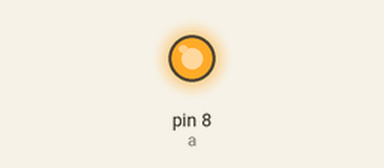
A sketch run on a simulated Arduino Uno, built with avr-gcc and run on an emulated ATmega328P. Parts: output pins drawn as LEDs (lit = HIGH).

Above: at 0.1 s.
Timing chart, 0 to 1.6 s (numbered marks = the images above):
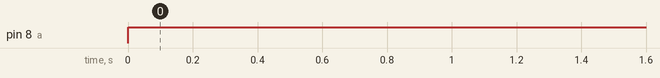

Measured:
- by itself, pin 8 (a): LOW → HIGH at 0.00 s

The sketch:

sketch_aug15d.ino
```cpp
int a = 8;

void setup() {
  // put your setup code here, to run once:
pinMode(a, OUTPUT);
}

void loop() {
  // put your main code here, to run repeatedly:
analogWrite( a, 255);
delay(1000);
}
```
